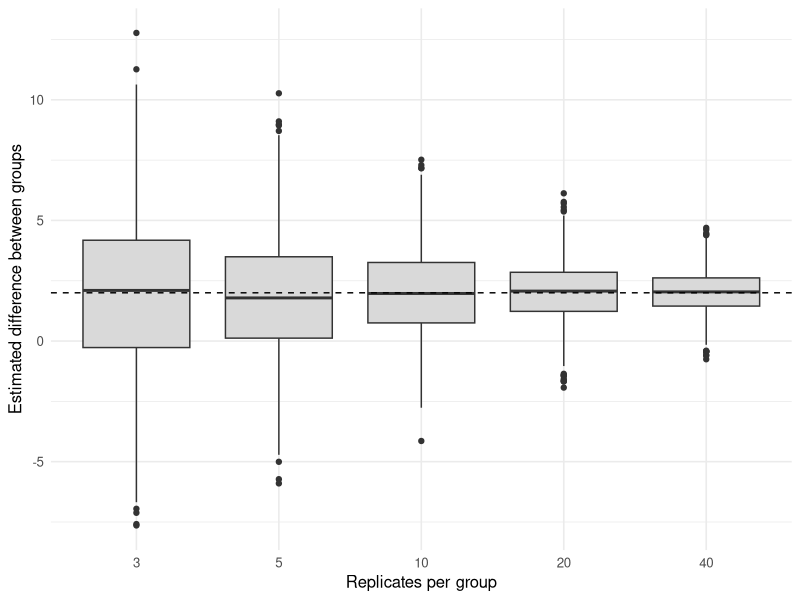
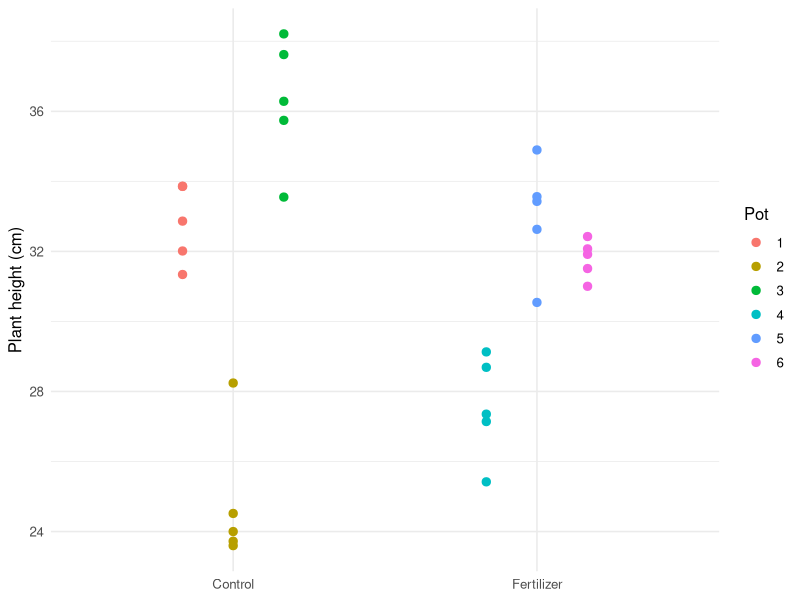
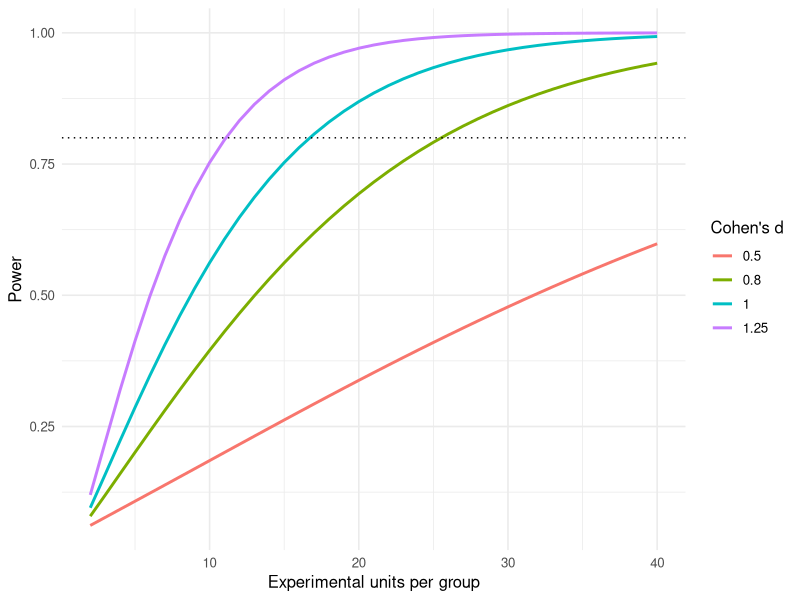

The R script that drew these images, in order:
# Chapter 1. Foundations of experimental design and data structuring
# Planning and Analysis of Experiments with R, Volume 1.
# Run this script from the repository root, for example with
#   source("scripts/ch01_foundations.R")
# The setup file loads the packages and the plot theme used in the book.

# ---- setup -------------------------------------------------------

# Chunk options and packages used throughout the chapter.

library(ggplot2)   # graphics
library(dplyr)     # data manipulation
library(tidyr)     # reshaping tables
library(pwr)       # power and sample size

theme_set(theme_minimal(base_size = 12))

# A fixed seed makes every random number in this chapter reproducible.
# If you run the code with the same seed, you will get the same results as the book.
set.seed(2026)

# ---- confounding -------------------------------------------------

n <- 200                                   # number of plots
true_effect <- 2                           # the real effect of the fertilizer
soil_quality <- rnorm(n, mean = 0, sd = 1) # hidden soil quality (higher is better)

# Observational study: farmers fertilize good soil more often.
# plogis() turns soil quality into a probability between 0 and 1.
fert_obs <- rbinom(n, size = 1, prob = plogis(1.5 * soil_quality))

# Experiment: the investigator flips a fair coin for each plot.
# We shuffle exactly half "0" and half "1" so the groups have equal size.
fert_exp <- sample(rep(c(0, 1), each = n / 2))

# Yield depends on the fertilizer, on the soil, and on random noise.
make_yield <- function(fert) 50 + true_effect * fert + 4 * soil_quality + rnorm(n, 0, 3)

comparison <- bind_rows(
  tibble(study = "Observational", fert = fert_obs, yield = make_yield(fert_obs)),
  tibble(study = "Randomized experiment", fert = fert_exp, yield = make_yield(fert_exp))
)

# Estimated effect = mean yield with fertilizer minus mean yield without it.
comparison |>
  group_by(study, fert) |>
  summarise(mean_yield = mean(yield), .groups = "drop") |>
  pivot_wider(names_from = fert, values_from = mean_yield, names_prefix = "fert_") |>
  mutate(estimated_effect = fert_1 - fert_0, true_effect = true_effect) |>
  knitr::kable(digits = 2)

# ---- randomization -----------------------------------------------

samples <- tibble(sample_id = 1:12)

# rep(..., each = 4) builds the list of labels (4 of each coating).
# sample() shuffles that list, which is the random assignment.
samples$coating <- sample(rep(c("Coating A", "Coating B", "Coating C"), each = 4))

samples

# ---- replication -------------------------------------------------

# One simulated experiment with n units per group.
# Group 1 has mean 0, group 2 has mean delta, and both have standard deviation sigma.
one_experiment <- function(n, delta = 2, sigma = 4) {
  g1 <- rnorm(n, mean = 0, sd = sigma)
  g2 <- rnorm(n, mean = delta, sd = sigma)
  mean(g2) - mean(g1)                      # estimated difference
}

group_sizes <- c(3, 5, 10, 20, 40)

replication_demo <- bind_rows(lapply(group_sizes, function(n) {
  tibble(n = n, estimate = replicate(1000, one_experiment(n)))
}))

ggplot(replication_demo, aes(x = factor(n), y = estimate)) +
  geom_boxplot(fill = "grey85") +
  geom_hline(yintercept = 2, linetype = "dashed") +
  labs(x = "Replicates per group", y = "Estimated difference between groups")

# ---- pots-function -----------------------------------------------

# Simulate a pot experiment.
#   effect   = true fertilizer effect on plant height
#   n_pots   = pots per treatment
#   n_plants = plants measured per pot
#   sd_pot   = variation between pots (shared by all plants in a pot)
#   sd_plant = variation between plants within the same pot
simulate_pots <- function(effect = 0, n_pots = 3, n_plants = 5, sd_pot = 3, sd_plant = 2) {
  d <- expand.grid(plant = 1:n_plants, pot = 1:(2 * n_pots)) |> as_tibble()

  # Pots 1 to n_pots are controls, the rest receive fertilizer.
  d$treatment <- factor(ifelse(d$pot <= n_pots, "Control", "Fertilizer"),
                        levels = c("Control", "Fertilizer"))

  pot_shift <- rnorm(2 * n_pots, mean = 0, sd = sd_pot)   # one random value per pot

  d$height <- 30 +
    ifelse(d$treatment == "Fertilizer", effect, 0) +
    pot_shift[d$pot] +                                    # same shift for all plants of a pot
    rnorm(nrow(d), mean = 0, sd = sd_plant)               # plant-to-plant noise
  d
}

# One dataset in which the fertilizer does NOT work (effect = 0).
pots <- simulate_pots(effect = 0)

# ---- pots-plot ---------------------------------------------------

ggplot(pots, aes(x = treatment, y = height, color = factor(pot))) +
  geom_point(position = position_dodge(width = 0.5), size = 2.5) +
  labs(x = NULL, y = "Plant height (cm)", color = "Pot")

# ---- pots-two-analyses -------------------------------------------

# Wrong: 30 plants treated as 30 independent replicates.
wrong_fit <- lm(height ~ treatment, data = pots)

# Right: one number per pot (the experimental unit).
pot_means <- pots |>
  group_by(pot, treatment) |>
  summarise(height = mean(height), .groups = "drop")
right_fit <- lm(height ~ treatment, data = pot_means)

# p-value for the treatment effect in each analysis.
p_wrong <- summary(wrong_fit)$coefficients["treatmentFertilizer", "Pr(>|t|)"]
p_right <- summary(right_fit)$coefficients["treatmentFertilizer", "Pr(>|t|)"]

c(wrong_analysis = p_wrong, right_analysis = p_right)

# ---- pots-false-positives ----------------------------------------

one_run <- function() {
  d <- simulate_pots(effect = 0)                      # no true effect
  m <- d |> group_by(pot, treatment) |> summarise(height = mean(height), .groups = "drop")
  c(
    wrong = summary(lm(height ~ treatment, data = d))$coefficients[2, 4],
    right = summary(lm(height ~ treatment, data = m))$coefficients[2, 4]
  )
}

p_values <- t(replicate(2000, one_run()))

# Proportion of experiments declared "significant" when nothing is going on.
false_positive_rate <- colMeans(p_values < 0.05)
round(false_positive_rate, 3)

# ---- power-two-groups --------------------------------------------

delta <- 5          # smallest difference that matters (in measurement units)
sigma <- 4          # expected standard deviation among units of the same treatment
d <- delta / sigma  # standardized effect size (Cohen's d)

# Solve for the sample size per group that gives 80% power.
two_groups <- pwr.t.test(d = d, sig.level = 0.05, power = 0.80,
                         type = "two.sample", alternative = "two.sided")
two_groups

# ---- power-anova -------------------------------------------------

# Hypothetical true means for four treatments, and the within-treatment standard deviation.
mu    <- c(50, 52, 55, 58)
sigma <- 4

# Cohen's f = (standard deviation of the treatment means) / sigma.
# We use the population formula (divide by k, not by k - 1).
f <- sqrt(mean((mu - mean(mu))^2)) / sigma

four_groups <- pwr.anova.test(k = length(mu), f = f, sig.level = 0.05, power = 0.80)
four_groups

# ---- power-simulation --------------------------------------------

n_per_group <- ceiling(two_groups$n)

# Run the experiment 5000 times and record whether p < 0.05 each time.
detected <- replicate(5000, {
  coating_1 <- rnorm(n_per_group, mean = 0,     sd = 4)
  coating_2 <- rnorm(n_per_group, mean = delta, sd = 4)
  t.test(coating_1, coating_2)$p.value < 0.05
})

mean(detected)   # should be close to the target power of 0.80

# ---- power-curve -------------------------------------------------

curve_data <- expand.grid(n = 2:40, d = c(0.5, 0.8, 1.0, 1.25)) |>
  as_tibble() |>
  mutate(power = mapply(function(n, d) {
    pwr.t.test(n = n, d = d, sig.level = 0.05, type = "two.sample")$power
  }, n, d))

ggplot(curve_data, aes(x = n, y = power, color = factor(d))) +
  geom_line(linewidth = 1) +
  geom_hline(yintercept = 0.8, linetype = "dotted") +
  labs(x = "Experimental units per group", y = "Power", color = "Cohen's d")

# ---- messy -------------------------------------------------------

# A spreadsheet as it is often typed by hand (simulated).
messy <- tibble(
  sample = 1:5,
  `Coating A` = round(rnorm(5, mean = 20, sd = 3), 1),
  `Coating B` = round(rnorm(5, mean = 17, sd = 3), 1),
  `Coating C` = round(rnorm(5, mean = 22, sd = 3), 1)
)
messy$`Coating B`[4] <- NA   # one sample was lost during the experiment

messy

# ---- tidy --------------------------------------------------------

tidy <- messy |>
  pivot_longer(cols = -sample,                 # reshape every column except "sample"
               names_to = "coating",
               values_to = "corrosion_um") |>
  mutate(
    coating = factor(sub("Coating ", "", coating)),  # keep only "A", "B", "C" and store as a factor
    unit_id = row_number()                           # a unique label for each experimental unit
  ) |>
  select(unit_id, coating, corrosion_um)

tidy

# ---- save-data ---------------------------------------------------

dir.create("data", showWarnings = FALSE)                  # create a folder for the datasets
write.csv(tidy, "data/ch01_corrosion_tidy.csv", row.names = FALSE)

# ---- types -------------------------------------------------------

# Three doses, six units each. The true mean response is NOT a straight line
# (it rises sharply from dose 1 to dose 2, then levels off).
dose_data <- tibble(
  dose_code = rep(1:3, each = 6),
  response  = rnorm(18, mean = rep(c(10, 18, 19), each = 6), sd = 2)
)

fit_as_number <- lm(response ~ dose_code, data = dose_data)          # dose treated as a number
fit_as_factor <- lm(response ~ factor(dose_code), data = dose_data)  # dose treated as a category

# Number of estimated coefficients and share of variation explained.
tibble(
  model = c("Dose as a number", "Dose as a factor"),
  coefficients = c(length(coef(fit_as_number)), length(coef(fit_as_factor))),
  r_squared = c(summary(fit_as_number)$r.squared, summary(fit_as_factor)$r.squared)
) |>
  knitr::kable(digits = 3)

# ---- glimpse -----------------------------------------------------

glimpse(tidy)   # shows each column name and its type: <fct> for factors, <dbl> for numbers

# ---- save-data -----------------------------------------------
# Saves the simulated datasets of this chapter to data/.
dir.create("data", showWarnings = FALSE)
if (exists("pots")) write.csv(pots, "data/ch01_pots.csv", row.names = FALSE)
if (exists("dose_data")) write.csv(dose_data, "data/ch01_dose_data.csv", row.names = FALSE)
